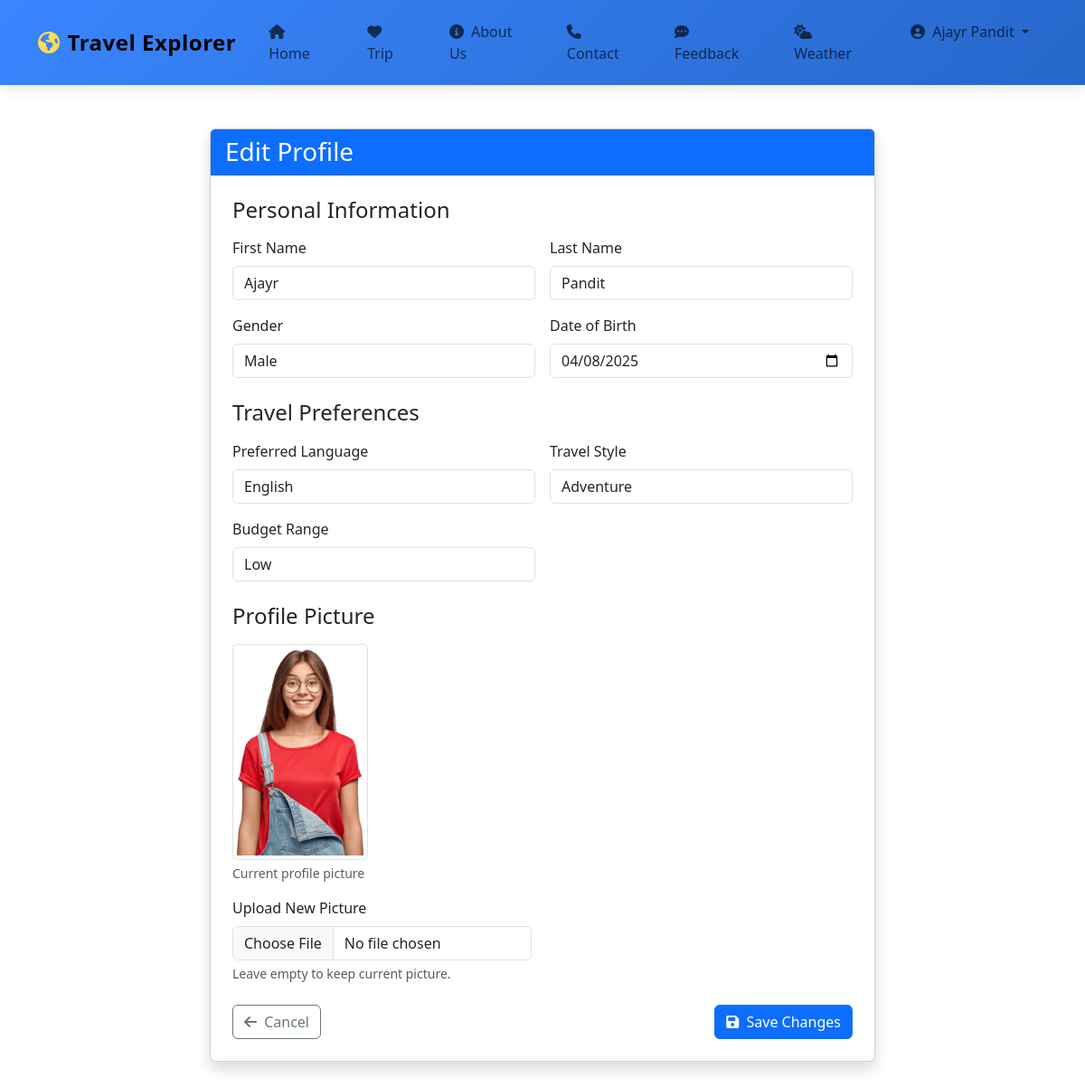
Screenshot of /accounts/profile/edit/ (signed in) with the database file from the repository.
### accounts/models.py (models this page shows, shortened)
class UserProfile(models.Model):
    GENDER_CHOICES = [
        ('M', 'Male'),
        ('F', 'Female'),
        ('O', 'Other'),
    ]
    LANGUAGE_CHOICES = [
        ('EN', 'English'),
        ('ES', 'Spanish'),
        ('FR', 'French'),
        ('DE', 'German'),
        ('ZH', 'Chinese'),
        ('JA', 'Japanese'),
        ('AR', 'Arabic'),
        ('HI', 'Hindi'),
    ]
    TRAVEL_PREFERENCES = [
        ('adventure', 'Adventure'),
        ('culture', 'Culture'),
        ('family', 'Family'),
        ('solo', 'Solo'),
        ('relaxation', 'Relaxation'),
        ('food', 'Food & Culinary'),
        ('eco', 'Eco-Tourism'),
        ('luxury', 'Luxury'),
    ]
    BUDGET_CHOICES = [
        ('low', 'Low'),
        ('medium', 'Medium'),
        ('high', 'High'),
    ]
    ACCOUNT_STATUS = [
        ('active', 'Active'),
        ('suspended', 'Suspended'),
    ]
    user = models.OneToOneField(User, on_delete=models.CASCADE, related_name='profile')
    full_name = models.CharField(max_length=100)
    gender = models.CharField(max_length=1, choices=GENDER_CHOICES, blank=True)
    date_of_birth = models.DateField(null=True, blank=True)
    preferred_language = models.CharField(max_length=2, choices=LANGUAGE_CHOICES, default='EN')
    travel_preferences = models.CharField(max_length=20, choices=TRAVEL_PREFERENCES, default='adventure')
    travel_history = models.TextField(blank=True)
    budget_range = models.CharField(max_length=10, choices=BUDGET_CHOICES, default='medium')
    current_latitude = models.FloatField(null=True, blank=True)
    current_longitude = models.FloatField(null=True, blank=True)
    profile_picture = models.ImageField(upload_to='profile_pics/', null=True, blank=True)
    account_status = models.CharField(max_length=10, choices=ACCOUNT_STATUS, default='active')
    is_verified = models.BooleanField(default=False)

### accounts/views.py (the view)
# urls.py: path('profile/edit/', edit_profile, name='edit_profile'),
@login_required
def edit_profile(request):
    if request.method == 'POST':
        form = ProfileEditForm(request.POST, request.FILES, instance=request.user.profile, user=request.user)
        if form.is_valid():
            form.save(user=request.user)
            messages.success(request, 'Profile updated successfully!')
            return redirect('profile')
    else:
        form = ProfileEditForm(instance=request.user.profile, user=request.user)
    return render(request, 'accounts/edit_profile.html', {'form': form})

### templates/accounts/edit_profile.html (shortened to what this page needs)
{% extends 'hotels/header.html' %}
{% block content %}
<div class="container my-5">
    <div class="row justify-content-center">
        <div class="col-lg-8">
            <div class="card shadow">
                <div class="card-header bg-primary text-white">
                    <h3 class="mb-0">Edit Profile</h3>
                </div>
                <div class="card-body p-4">
                    <form method="post" enctype="multipart/form-data" novalidate>
                        <div class="mb-4">
                            <h4 class="mb-3">Personal Information</h4>
                            <div class="row g-3">
                                <div class="col-md-6">
                                    <label for="{{ form.first_name.id_for_label }}" class="form-label">First Name</label>
                                    {{ form.first_name }}
                                </div>
                                <div class="col-md-6">
                                    <label for="{{ form.last_name.id_for_label }}" class="form-label">Last Name</label>
                                    {{ form.last_name }}
                                </div>
                                <div class="col-md-6">
                                    <label for="{{ form.gender.id_for_label }}" class="form-label">Gender</label>
                                    {{ form.gender }}
                                </div>
                                <div class="col-md-6">
                                    <label for="{{ form.date_of_birth.id_for_label }}" class="form-label">Date of Birth</label>
                                    {{ form.date_of_birth }}
                                </div>
                            </div>
                        </div>
                        <div class="mb-4">
                            <h4 class="mb-3">Travel Preferences</h4>
                            <div class="row g-3">
                                <div class="col-md-6">
                                    <label for="{{ form.preferred_language.id_for_label }}" class="form-label">Preferred Language</label>
                                    {{ form.preferred_language }}
                                </div>
                                <div class="col-md-6">
                                    <label for="{{ form.travel_preferences.id_for_label }}" class="form-label">Travel Style</label>
                                    {{ form.travel_preferences }}
                                </div>
                                <div class="col-md-6">
                                    <label for="{{ form.budget_range.id_for_label }}" class="form-label">Budget Range</label>
                                    {{ form.budget_range }}
                                </div>
                            </div>
                        </div>
                        <div class="mb-4">
                            <h4 class="mb-3">Profile Picture</h4>
                            <div class="row">
                                <div class="col-md-6">
                                    {% if user.profile.profile_picture %}
                                        <div class="mb-3">
                                            <img src="{{ user.profile.profile_picture.url }}" alt="Current Profile Picture" class="img-thumbnail" style="max-width: 150px;">
                                            <p class="form-text">Current profile picture</p>
                                        </div>
                                    {% endif %}
                                    <label for="{{ form.profile_picture.id_for_label }}" class="form-label">Upload New Picture</label>
                                    {{ form.profile_picture }}
                                    <div class="form-text">Leave empty to keep current picture.</div>
                                </div>
                            </div>
                        </div>
                        <div class="d-flex justify-content-between mt-4">
                            <a href="{% url 'profile' %}" class="btn btn-outline-secondary">
                                <i class="fas fa-arrow-left me-1"></i> Cancel
                            </a>
                            <button type="submit" class="btn btn-primary">
                                <i class="fas fa-save me-1"></i> Save Changes
                            </button>
                        </div>
                    </form>
                </div>
            </div>
        </div>
    </div>
</div>
{% endblock %}

### templates/hotels/header.html (shortened to what this page needs)
<!DOCTYPE html>
<html lang="en">
<head>
    <link href="https://cdn.jsdelivr.net/npm/bootstrap@5.3.0/dist/css/bootstrap.min.css" rel="stylesheet">
    <link rel="stylesheet" href="https://cdnjs.cloudflare.com/ajax/libs/font-awesome/6.4.0/css/all.min.css">
    <link href="https://cdnjs.cloudflare.com/ajax/libs/aos/2.3.4/aos.css" rel="stylesheet">
</head>
<body>
<nav class="navbar navbar-expand-lg sticky-top">
    <div class="container">
        <a class="navbar-brand" href="{% url 'home' %}">
            <i class="fas fa-globe-americas me-2 fa-spin-hover"></i>Travel Explorer
        </a>
        <div class="collapse navbar-collapse" id="navbarNav">
            <ul class="navbar-nav ms-auto">
                <li class="nav-item">
                    <a class="nav-link hover-underline-animation" href="{% url 'home' %}">
                        <i class="fas fa-home me-1"></i> Home
                    </a>
                </li>
                <li class="nav-item">
                    <a class="nav-link hover-underline-animation" href="{% url 'trip' %}">
                        <i class="fas fa-heart me-1"></i> Trip
                    </a>
                </li>
                <li class="nav-item">
                    <a class="nav-link hover-underline-animation" href="{% url 'about' %}">
                        <i class="fas fa-info-circle me-1"></i> About Us
                    </a>
                </li>
                <li class="nav-item">
                    <a class="nav-link hover-underline-animation" href="{% url 'contact' %}">
                        <i class="fas fa-phone me-1"></i> Contact
                    </a>
                </li>
                <li class="nav-item">
                    <a class="nav-link hover-underline-animation" href="{% url 'feedback_list' %}">
                        <i class="fas fa-comment-dots me-1"></i> Feedback
                    </a>
                </li>
                <li class="nav-item">
                    <a class="nav-link hover-underline-animation" href="{% url 'weather' %}">
                        <i class="fas fa-cloud-sun me-1"></i> Weather
                    </a>
                </li>
                {% if user.is_authenticated %}
                    <li class="nav-item dropdown">
                        <a class="nav-link dropdown-toggle" href="#" id="userDropdown" role="button" data-bs-toggle="dropdown" aria-expanded="false">
                            <i class="fas fa-user-circle me-1"></i> {{ user.profile.full_name|default:user.username }}
                        </a>
                    </li>
                {% endif %}
            </ul>
        </div>
    </div>
</nav>
{% block content %}{% endblock %}
</body>
</html>

### templates/hotels/header.html (style rules this page uses)
.navbar { background: linear-gradient(135deg, #3a86ff 0%, #2667ca 100%); box-shadow: 0 4px 15px rgba(0, 0, 0, 0.1); padding: 15px 0; }
.navbar-brand { font-weight: 700; font-size: 1.5rem; letter-spacing: 0.5px; }
.fa-globe-americas { color: #ffdb58; transition: all 0.3s ease; }
.nav-link { font-weight: 500; padding: 8px 15px !important; margin: 0 5px; position: relative; transition: all 0.3s ease; }
.hover-underline-animation { display: inline-block; position: relative; }
.hover-underline-animation::after { content: ''; position: absolute; width: 0; height: 2px; bottom: 0; left: 0; background-color: white; transition: width 0.3s; }

### rows the page displays
UserProfile: gender "Male", date_of_birth "04/08/2025", preferred_language "English", travel_preferences "Adventure", budget_range "Low"

### other values shown
{{ user.profile.full_name|default:user.username }} "Ajayr Pandit"
